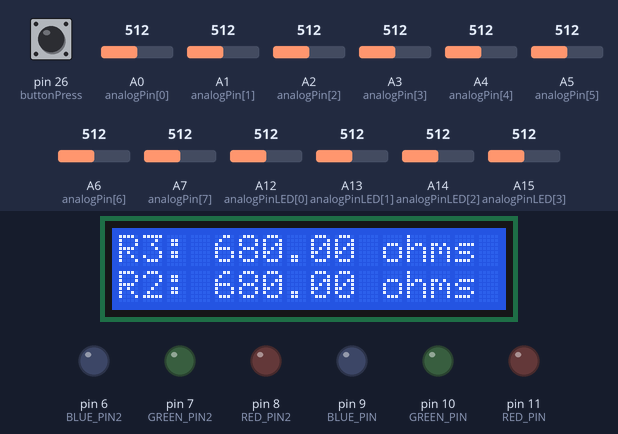
Recording of a sketch running on a simulated Arduino Mega 2560, built with avr-gcc and run on an emulated ATmega2560. On the bench: 16×2 character LCD, output pins drawn as LEDs (lit = HIGH). The inputs (shaded band) are chosen by the test bench; at power-on: A0 (analogPin[0]) = 512, A1 (analogPin[1]) = 512, A2 (analogPin[2]) = 512, A3 (analogPin[3]) = 512, A4 (analogPin[4]) = 512, pin 26 (buttonPress) HIGH, A5 (analogPin[5]) = 512, A6 (analogPin[6]) = 512, A7 (analogPin[7]) = 512, A12 (analogPinLED[0]) = 512, A13 (analogPinLED[1]) = 512, A14 (analogPinLED[2]) = 512, A15 (analogPinLED[3]) = 512. What the sketch prints to the serial monitor is not drawn.

Above: at 1.7 s.
1.8 s: A0 (analogPin[0]) set to 716
At 6.9 s:
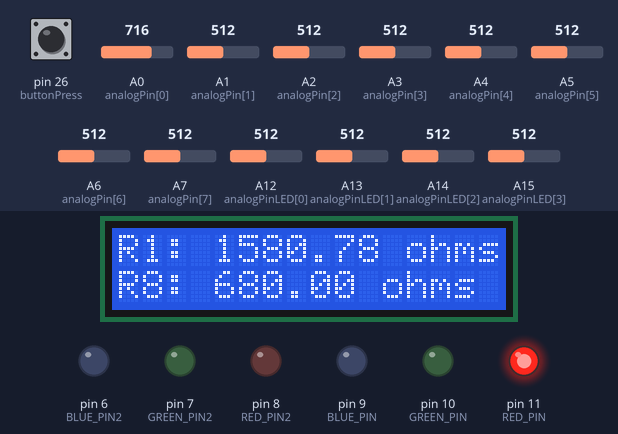
9.0 s: A1 (analogPin[1]) set to 716
At 13.3 s:
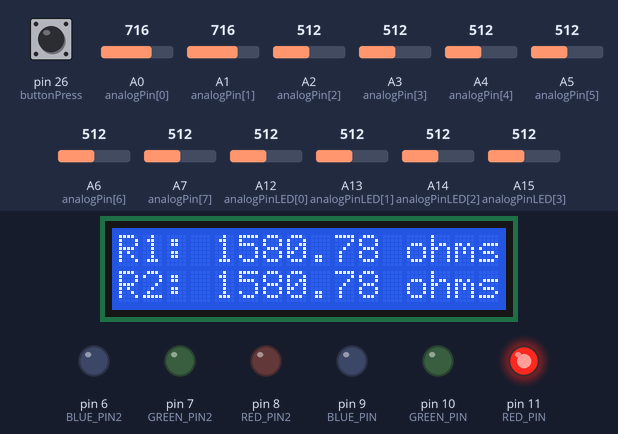
14.4 s: A2 (analogPin[2]) set to 716
At 19.8 s:
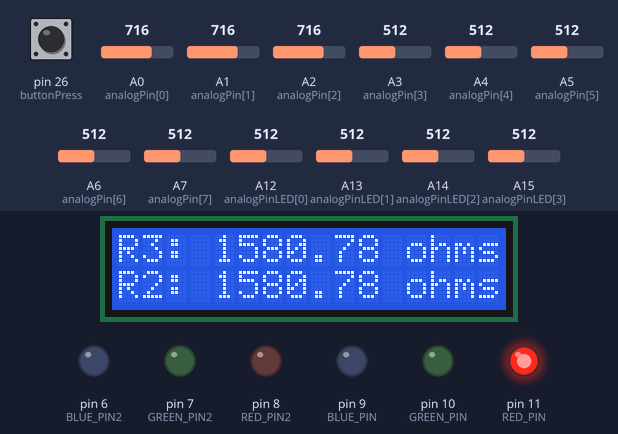
20.9 s: A3 (analogPin[3]) set to 716
At 26.2 s:
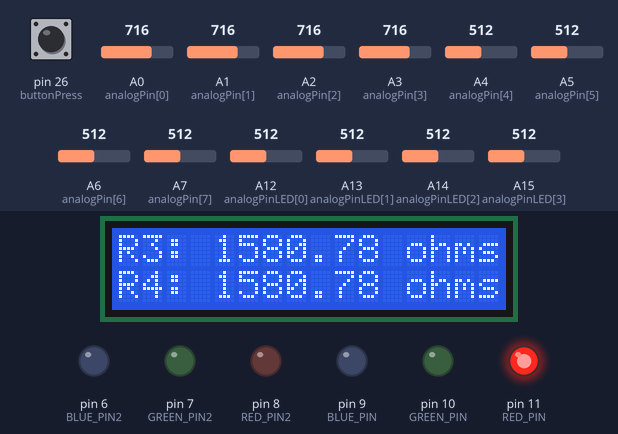
27.3 s: A4 (analogPin[4]) set to 716
At 32.7 s:
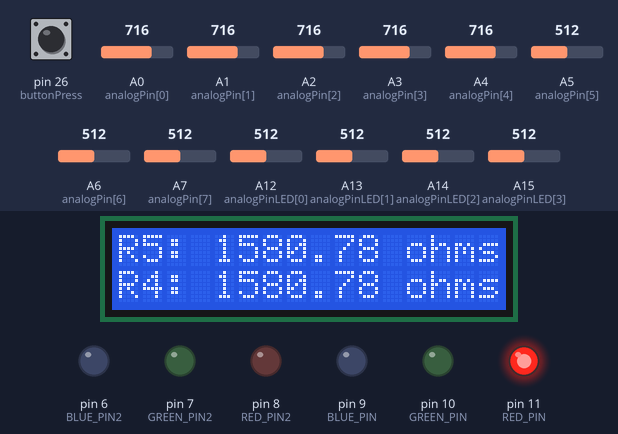
33.8 s: pin 26 (buttonPress) pulled LOW for 2.9 s
At 43.1 s:
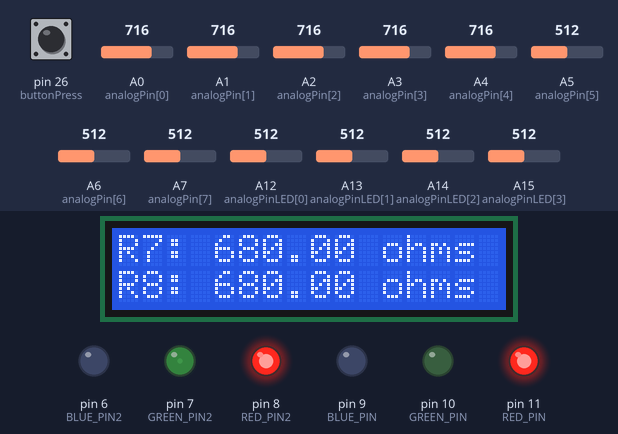
Timing chart, 0 to 44.6 s (numbered marks = the images above; inputs shaded):
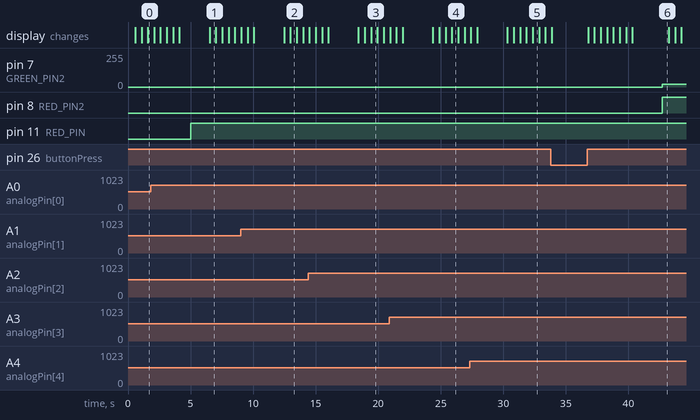

Measured:
- after the input at 33.8 s, pin 7 (GREEN_PIN2): 0/255 → 20/255 after 8.9 s; pin 8 (RED_PIN2): LOW → HIGH after 8.9 s
- what the display in image 1 shows lasts 0.5 s, from 6.5 s to 7.0 s
- what the display in image 6 shows lasts 2.9 s, from 40.3 s to 43.2 s

The sketch:

QC_Resistance_Finalized_Sketch.ino
```cpp
#include <LiquidCrystal.h>

// Define the LCD pins and analog resistance pins and LED pins
LiquidCrystal lcd(13, 12, 5, 4, 3, 2);
const int analogPin[] = {A0, A1, A2, A3, A4, A5, A6, A7};
const int analogPinLED[] = {A12, A13, A14, A15, A8, A9, A10, A11};

// raw, Vin, Vout, and buffer are used to convert the voltage reading from digital to analog
int raw = 0;
int Vin = 5;
float Vout1 = 0;
float known_R1 = 680;
float buffer = 0;
float unknown_R[] = {0, 0, 0, 0, 0, 0, 0, 0}; // array of the 8 resistances

// resistance value of each LED wire
float green = 0;
float blue = 0;
float yellow = 0;
float purple = 0;

// variables for the button activated state change
int buttonPress = 26;
int buttonState;
int pastState = HIGH;
bool colorToggle = false;
int i; // used in the button state loop

int allGood = 0; // used to ensure only the white light flashes when all LED resistances in spec

// Resistance spec check LED
#define RED_PIN 11
#define GREEN_PIN 10
#define BLUE_PIN 9

// State indicator LED
int RED_PIN2 = 8;
int GREEN_PIN2 = 7;
int BLUE_PIN2 = 6;

void setup() {
  // Initialize the LCD
  lcd.begin(16, 2);

  // Print a starting message
  lcd.print("Resistances:");

  // pin initialization
  pinMode(RED_PIN, OUTPUT);
  pinMode(GREEN_PIN, OUTPUT);
  pinMode(BLUE_PIN, OUTPUT);

  pinMode(RED_PIN2, OUTPUT);
  pinMode(GREEN_PIN2, OUTPUT);
  pinMode(BLUE_PIN2, OUTPUT);

  pinMode(buttonPress, INPUT_PULLUP);

  // Wait for a moment
  delay(500);

  // Clear the LCD
  lcd.clear();
  Serial.begin(9600);
}

void loop() {

  buttonState = digitalRead(buttonPress); // Read the state of the button
  // Check if the button state has changed
  if (buttonState != pastState) {
    // Check if the button is pressed (transition from LOW to HIGH)
    if (buttonState == HIGH) {
      // Toggle the color state
      colorToggle = !colorToggle;
      // Update the RGB LED state based on color state
      if (colorToggle) {
        // Set the RGB LED to orange (mix of red and green)
        i = 0;
        analogWrite(RED_PIN2, 255); //255
        analogWrite(GREEN_PIN2, 20); //20
        analogWrite(BLUE_PIN2, 0); //0
        Serial.println(buttonState);
      } else {
        i = 4; // set the LED to pink
        analogWrite(RED_PIN2, 255);
        analogWrite(GREEN_PIN2, 25);
        analogWrite(BLUE_PIN2, 60);
        Serial.println(buttonState);
      }
    }
    // Update the last button state
    pastState = buttonState;
    delay(500);
  }

//  Serial.println(A5);
//  Serial.println(A6);
//  Serial.println(A7);

//Unknown voltage is R2 for the resistance tests displayed on the screen (isolate for R2)
  // digital to analog conversion of voltage, followed by voltage divider (for the paired wire loads)
  for(int i = 0; i < 7; i+=2){
    raw = analogRead(analogPin[i]);
    buffer = raw * Vin;
    Vout1 = (buffer)/1024.0;
    buffer = (Vin/Vout1) - 1;
    unknown_R[i]=  ((known_R1*Vout1)/(Vin-Vout1));

    lcd.setCursor(0, 0);
  }
//Unknown voltage is R2 for the resistance tests displayed on the screen (isolate for R2)
  for(int i = 0; i < 7; i+=2){
    raw = analogRead(analogPin[i]);
    buffer = raw * Vin;
    Vout1 = (buffer)/1024.0;
    buffer = (Vin/Vout1) - 1;
    unknown_R[i]=  ((known_R1*Vout1)/(Vin-Vout1));

    lcd.setCursor(0, 0);
    lcd.print("                      ");
    //delay(50);
    lcd.setCursor(0, 0);
    lcd.print(String("R")+String(i+1)+String(": ") + String(unknown_R[i]) + String(" ohms"));
    delay(500);

    raw = analogRead(analogPin[i+1]);
    buffer = raw * Vin;
    Vout1 = (buffer)/1024.0;
    buffer = (Vin/Vout1) - 1;
    unknown_R[i+1]=  ((known_R1*Vout1)/(Vin-Vout1));

    lcd.setCursor(0, 1);
    lcd.print("                      ");
    //delay(50);
    lcd.setCursor(0, 1);
    lcd.print(String("R")+String(i+2)+String(": ") + String(unknown_R[i+1]) + String(" ohms"));
    delay(500);
    }

  // digital to analog conversion of voltage, followed by voltage divider (for the led wires)
  raw = analogRead(analogPinLED[i]);
  buffer = raw * Vin;
  Vout1 = (buffer)/1024.0;
  buffer = (Vin/Vout1) - 1;
  if(colorToggle == true){
    green = (((Vin*known_R1)/Vout1)-known_R1);
  }
  else{
    green = ((known_R1*Vout1)/(Vin-Vout1));
  }

  raw = analogRead(analogPinLED[i+1]);
  buffer = raw * Vin;
  Vout1 = (buffer)/1024.0;
  buffer = (Vin/Vout1) - 1;
  if(colorToggle == true){
    blue = (((Vin*known_R1)/Vout1)-known_R1);
  }
  else{
    blue = ((known_R1*Vout1)/(Vin-Vout1));
  }

  raw = analogRead(analogPinLED[i+2]);
  buffer = raw * Vin;
  Vout1 = (buffer)/1024.0;
  buffer = (Vin/Vout1) - 1;
  if(colorToggle){
    yellow = (((Vin*known_R1)/Vout1)-known_R1);
  }
  else{
    yellow = ((known_R1*Vout1)/(Vin-Vout1));
  }

  raw = analogRead(analogPinLED[i+3]);
  Serial.println(String("raw: ") + raw);
  buffer = raw * Vin;
  Vout1 = (buffer)/1024.0;
  buffer = (Vin/Vout1) - 1;
  if(colorToggle){
    purple = (((Vin*known_R1)/Vout1)-known_R1);
  }
  else{
    purple = ((known_R1*Vout1)/(Vin-Vout1));
  }

  // print the resistance values of the wires
  Serial.println(String("Green: ") + green);
  delay(100);
  Serial.println(String("Blue: ") + blue);
  delay(100);
  Serial.println(String("Yellow: ") + yellow);
  delay(100);
  Serial.println(String("Purple: ") + purple);
  delay(100);

  // if all resistances above threshold, set light to red
  if (green >= 10 && blue >= 10 && yellow >= 10 && purple >= 10){
    setColor(255, 0, 0);
    delay(1000); // Wait for 1 second
  }

  // if all resistances within spec, set light to white
  else if (green < 10 && blue < 10 && yellow < 10 && purple < 10){
    setColor(255, 255, 255);
    allGood = 1; // this prevents the next nested if statement from running if all within spec
    delay(1000); // Wait for 1 second
  }

  // Serial.println("all working");
  // delay(500);

  // The statement below is to display the lights of the LED wires that are in spec, while excluding the rest
  if (allGood == 0){

    if (green < 10){
      // Green
      setColor(0, 255, 0);
      delay(1000); // Wait for 1 second
    }

    if (blue < 10){

      setColor(0, 0, 255);
      delay(1000); // Wait for 1 second
    }

    if (yellow < 10){

      setColor(240, 100, 0);
      delay(1000); // Wait for 1 second
    }

    if (purple < 10){

      setColor(255, 0, 255);
      delay(1000); // Wait for 1 second
    }
  }
  allGood = 0;

  delay(500);
  }

  // function to write to the LED
  void setColor(int red, int green, int blue) {
  analogWrite(RED_PIN, red);
  analogWrite(GREEN_PIN, green);
  analogWrite(BLUE_PIN, blue);
  }

  
```
